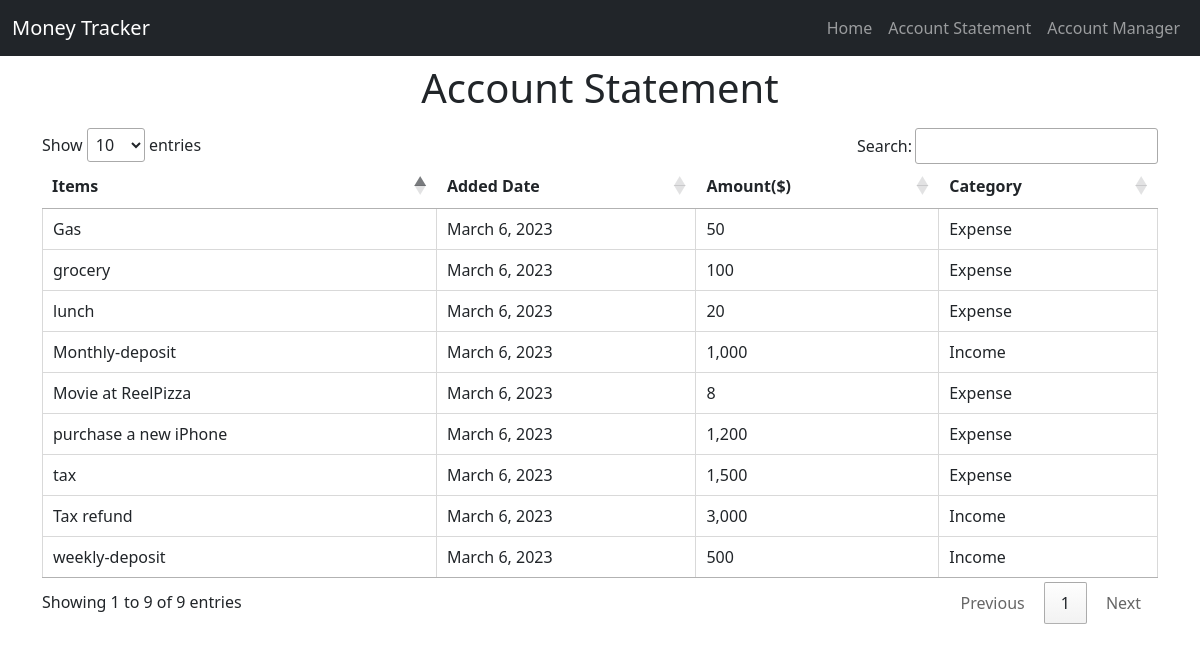
The page /account on the database its author committed.
### moneyapp/models.py (models this page shows, shortened)
class Statement(models.Model):
    name = models.CharField(max_length=100)
    date = models.DateField(auto_now_add=True)
    amount = models.IntegerField()
    choices = (
            ("income", "income"),
            ("expense", "expense")
    )
    category = models.CharField(max_length=100, choices=choices, default=1)

### moneyapp/views.py (the view)
# urls.py: path('account', views.account),
def account(request):
    money_data = Statement.objects.all()
    return render(request, "account.html", {"money_data": money_data})

### moneyapp/templates/account.html (shortened to what this page needs)
{% extends "base.html" %}
{% load humanize %}
{% block title  %}
    <link rel="stylesheet" href="//cdn.datatables.net/1.13.3/css/jquery.dataTables.min.css">
{% endblock  %}
{% block content %}
    <h1 class="py-2 text-center">Account Statement</h1>
    <table id="myStatement" class="cell-border">
        <thead>
            <th>Items</th>
            <th>Added Date</th>
            <th>Amount($)</th>
            <th>Category</th>
        </thead>
        <tbody>
            {% for statement in money_data %}
                <tr>
                    <td>{{statement.name}}</td>
                    <td>{{statement.date}}</td>
                    <td>{{statement.amount | intcomma}}</td>
                    {% if statement.category == "income" %}
                        <td>Income</td>
                    {% else %}
                        <td>Expense</td>
                    {% endif %}
                </tr>
            {% endfor %}
        </tbody>
    </table>
{% endblock %}

### moneyapp/templates/base.html (shortened to what this page needs)
<!DOCTYPE html>
<html lang="en">
<head>
    <link href="https://cdn.jsdelivr.net/npm/bootstrap@5.0.2/dist/css/bootstrap.min.css" rel="stylesheet">
    {% block title %}
    {% endblock %}
</head>
<body>
    <nav class="navbar navbar-expand-lg navbar-dark bg-dark">
        <div class="container-fluid">
          <a class="navbar-brand" href="/">Money Tracker</a>
          <div class="collapse navbar-collapse" id="navbarNav">
            <ul class="navbar-nav ms-auto mb-2 mb-lg-0">
              <li class="nav-item">
                <a class="nav-link " aria-current="page" href="/">Home</a>
              </li>
              <li class="nav-item">
                <a class="nav-link " href="/account">Account Statement</a>
              </li>
              <li class="nav-item">
                <a class="nav-link " href="/admin">Account Manager</a>
              </li>
            </ul>
          </div>
        </div>
      </nav>
      <div class="container">
        {% block content %}
        {% endblock %}
      </div>
</body>
</html>

### rows shown on the page
Statement: name "Monthly-deposit", date "March 6, 2023", amount "1,000", category "Income"
Statement: name "grocery", date "March 6, 2023", amount "100", category "Expense"
Statement: name "Gas", date "March 6, 2023", amount "50", category "Expense"
Statement: name "tax", date "March 6, 2023", amount "1,500", category "Expense"
Statement: name "weekly-deposit", date "March 6, 2023", amount "500", category "Income"
Statement: name "Movie at ReelPizza", date "March 6, 2023", amount "8", category "Expense"
Statement: name "Tax refund", date "March 6, 2023", amount "3,000", category "Income"
Statement: name "purchase a new iPhone", date "March 6, 2023", amount "1,200", category "Expense"
Statement: name "lunch", date "March 6, 2023", amount "20", category "Expense"
